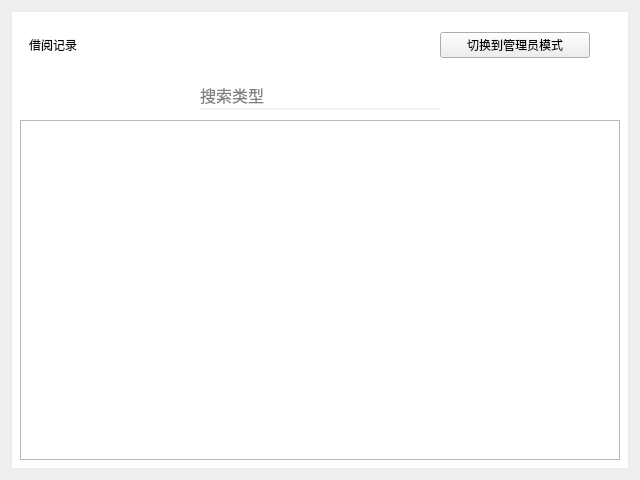
<?xml version="1.0" encoding="UTF-8"?>
<ui version="4.0">
 <class>RecordsWindow</class>
 <widget class="QWidget" name="RecordsWindow">
  <property name="geometry">
   <rect>
    <x>0</x>
    <y>0</y>
    <width>640</width>
    <height>480</height>
   </rect>
  </property>
  <property name="windowTitle">
   <string>借阅记录</string>
  </property>
  <property name="whatsThis">
   <string>查看图书管理系统的借阅记录。</string>
  </property>
  <layout class="QVBoxLayout" name="verticalLayout_2">
   <item>
    <widget class="QWidget" name="centralWidget" native="true">
     <property name="styleSheet">
      <string notr="true">#centralWidget
{
	border: 1px solid rgb(235,235,235);
	background-color: white;
}</string>
     </property>
     <layout class="QVBoxLayout" name="centralLayout">
      <property name="spacing">
       <number>0</number>
      </property>
      <item>
       <widget class="QWidget" name="RecordsTitleWidget" native="true">
        <property name="sizePolicy">
         <sizepolicy hsizetype="Preferred" vsizetype="Fixed">
          <horstretch>0</horstretch>
          <verstretch>0</verstretch>
         </sizepolicy>
        </property>
        <property name="minimumSize">
         <size>
          <width>0</width>
          <height>50</height>
         </size>
        </property>
        <property name="styleSheet">
         <string notr="true">#RecordsTitleWidget
{
	background-color: white;
}</string>
        </property>
        <layout class="QHBoxLayout" name="horizontalLayout">
         <item>
          <widget class="QLabel" name="RecordsTitle">
           <property name="styleSheet">
            <string notr="true">#RecordsTitle
{
	font: bold 14px &quot;宋体&quot;;
}</string>
           </property>
           <property name="text">
            <string>借阅记录</string>
           </property>
          </widget>
         </item>
         <item>
          <widget class="QPushButton" name="SwitchMode">
           <property name="sizePolicy">
            <sizepolicy hsizetype="Fixed" vsizetype="Fixed">
             <horstretch>0</horstretch>
             <verstretch>0</verstretch>
            </sizepolicy>
           </property>
           <property name="minimumSize">
            <size>
             <width>150</width>
             <height>0</height>
            </size>
           </property>
           <property name="text">
            <string>切换到管理员模式</string>
           </property>
          </widget>
         </item>
         <item>
          <widget class="QPushButton" name="RefreshRecords">
           <property name="sizePolicy">
            <sizepolicy hsizetype="Fixed" vsizetype="Fixed">
             <horstretch>0</horstretch>
             <verstretch>0</verstretch>
            </sizepolicy>
           </property>
           <property name="minimumSize">
            <size>
             <width>15</width>
             <height>15</height>
            </size>
           </property>
           <property name="maximumSize">
            <size>
             <width>15</width>
             <height>15</height>
            </size>
           </property>
           <property name="styleSheet">
            <string notr="true">#RefreshRecords
{
	border: 0;
	image: url(:/Icon/refresh_white.png);
}
#RefreshRecords:pressed
{
	image: url(:/Icon/refresh_black.png);
}</string>
           </property>
           <property name="text">
            <string/>
           </property>
          </widget>
         </item>
        </layout>
       </widget>
      </item>
      <item>
       <widget class="QWidget" name="SearchLineWidget" native="true">
        <property name="sizePolicy">
         <sizepolicy hsizetype="Preferred" vsizetype="Fixed">
          <horstretch>0</horstretch>
          <verstretch>0</verstretch>
         </sizepolicy>
        </property>
        <property name="minimumSize">
         <size>
          <width>0</width>
          <height>50</height>
         </size>
        </property>
        <property name="styleSheet">
         <string notr="true">QLineEdit, QPushButton
{
	font-size: 16px;
}</string>
        </property>
        <layout class="QHBoxLayout" name="horizontalLayout_2">
         <item>
          <spacer name="horizontalSpacer_2">
           <property name="orientation">
            <enum>Qt::Horizontal</enum>
           </property>
           <property name="sizeHint" stdset="0">
            <size>
             <width>40</width>
             <height>20</height>
            </size>
           </property>
          </spacer>
         </item>
         <item>
          <widget class="QWidget" name="SearchWidget" native="true">
           <property name="sizePolicy">
            <sizepolicy hsizetype="Minimum" vsizetype="Fixed">
             <horstretch>0</horstretch>
             <verstretch>0</verstretch>
            </sizepolicy>
           </property>
           <property name="minimumSize">
            <size>
             <width>0</width>
             <height>30</height>
            </size>
           </property>
           <property name="maximumSize">
            <size>
             <width>16777215</width>
             <height>30</height>
            </size>
           </property>
           <property name="styleSheet">
            <string notr="true">#SearchWidget
{
	border-bottom: 2px solid rgb(243, 243, 243);
}</string>
           </property>
           <layout class="QHBoxLayout" name="horizontalLayout_3">
            <property name="spacing">
             <number>6</number>
            </property>
            <property name="leftMargin">
             <number>0</number>
            </property>
            <property name="topMargin">
             <number>0</number>
            </property>
            <property name="rightMargin">
             <number>0</number>
            </property>
            <property name="bottomMargin">
             <number>0</number>
            </property>
            <item>
             <widget class="QPushButton" name="SearchType">
              <property name="styleSheet">
               <string notr="true">#SearchType
{
	border: 0;
	color: gray;
}
#SearchType:pressed
{
	color: black;
}</string>
              </property>
              <property name="text">
               <string>搜索类型</string>
              </property>
             </widget>
            </item>
            <item>
             <widget class="QLineEdit" name="Keywords">
              <property name="styleSheet">
               <string notr="true">#Keywords
{
	border: 0;
}</string>
              </property>
             </widget>
            </item>
            <item>
             <widget class="QPushButton" name="SearchButton">
              <property name="sizePolicy">
               <sizepolicy hsizetype="Fixed" vsizetype="Fixed">
                <horstretch>0</horstretch>
                <verstretch>0</verstretch>
               </sizepolicy>
              </property>
              <property name="minimumSize">
               <size>
                <width>25</width>
                <height>25</height>
               </size>
              </property>
              <property name="maximumSize">
               <size>
                <width>25</width>
                <height>25</height>
               </size>
              </property>
              <property name="styleSheet">
               <string notr="true">#SearchButton
{
	border:0;
	image:url(:/Icon/zoom.png);
	padding:5px;
	background-color:rgba(255,255,255,0);
}
#SearchButton:hover
{
	background-color:rgba(0,0,0,30);
}
#SearchButton:pressed
{
	background-color:rgba(0,0,0,60);
}</string>
              </property>
              <property name="text">
               <string/>
              </property>
             </widget>
            </item>
           </layout>
          </widget>
         </item>
         <item>
          <spacer name="horizontalSpacer">
           <property name="orientation">
            <enum>Qt::Horizontal</enum>
           </property>
           <property name="sizeHint" stdset="0">
            <size>
             <width>40</width>
             <height>20</height>
            </size>
           </property>
          </spacer>
         </item>
        </layout>
       </widget>
      </item>
      <item>
       <widget class="QTableWidget" name="RecordsList">
        <property name="editTriggers">
         <set>QAbstractItemView::NoEditTriggers</set>
        </property>
        <property name="selectionMode">
         <enum>QAbstractItemView::SingleSelection</enum>
        </property>
        <property name="selectionBehavior">
         <enum>QAbstractItemView::SelectRows</enum>
        </property>
        <attribute name="horizontalHeaderVisible">
         <bool>true</bool>
        </attribute>
        <attribute name="verticalHeaderVisible">
         <bool>false</bool>
        </attribute>
       </widget>
      </item>
     </layout>
    </widget>
   </item>
  </layout>
 </widget>
 <resources/>
 <connections>
  <connection>
   <sender>SearchButton</sender>
   <signal>clicked()</signal>
   <receiver>RecordsWindow</receiver>
   <slot>SearchEvent()</slot>
   <hints>
    <hint type="sourcelabel">
     <x>428</x>
     <y>92</y>
    </hint>
    <hint type="destinationlabel">
     <x>319</x>
     <y>239</y>
    </hint>
   </hints>
  </connection>
  <connection>
   <sender>RefreshRecords</sender>
   <signal>clicked()</signal>
   <receiver>RecordsWindow</receiver>
   <slot>listAllRecords()</slot>
   <hints>
    <hint type="sourcelabel">
     <x>605</x>
     <y>42</y>
    </hint>
    <hint type="destinationlabel">
     <x>319</x>
     <y>239</y>
    </hint>
   </hints>
  </connection>
  <connection>
   <sender>Keywords</sender>
   <signal>returnPressed()</signal>
   <receiver>RecordsWindow</receiver>
   <slot>SearchEvent()</slot>
   <hints>
    <hint type="sourcelabel">
     <x>339</x>
     <y>92</y>
    </hint>
    <hint type="destinationlabel">
     <x>319</x>
     <y>239</y>
    </hint>
   </hints>
  </connection>
  <connection>
   <sender>SwitchMode</sender>
   <signal>clicked()</signal>
   <receiver>RecordsWindow</receiver>
   <slot>onSwitchModeClicked()</slot>
   <hints>
    <hint type="sourcelabel">
     <x>516</x>
     <y>42</y>
    </hint>
    <hint type="destinationlabel">
     <x>319</x>
     <y>239</y>
    </hint>
   </hints>
  </connection>
 </connections>
 <slots>
  <slot>SearchEvent()</slot>
  <slot>listAllRecords()</slot>
  <slot>onSwitchModeClicked()</slot>
 </slots>
</ui>
